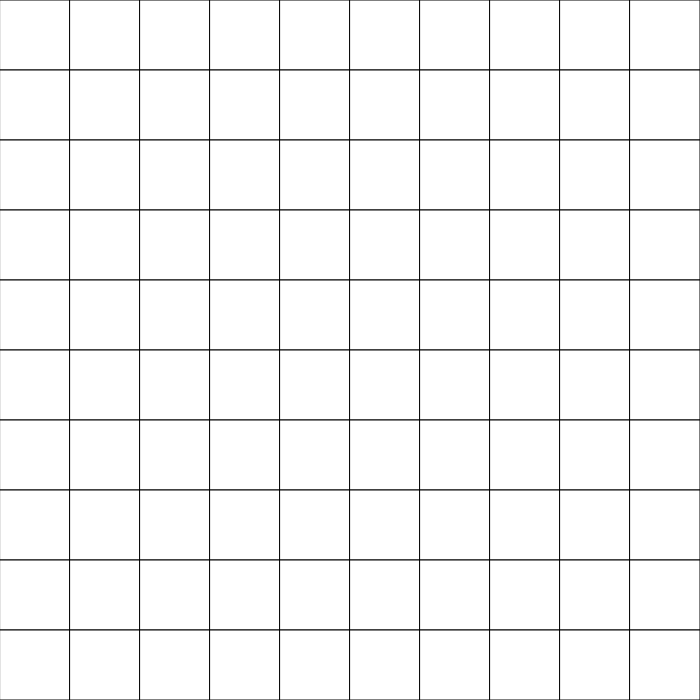
Frame 1 (no input)
Frame 60 (no input): identical to frame 1, image omitted
Frame 120 (the mouse pressed at the canvas centre since frame 60): identical to frame 1, image omitted

The p5.js sketch that drew this single still picture (run headless with seeded random() and noise() and a simulated clock; from frame 60 on, the mouse is pressed at the canvas centre):

// p5.js sketch
// ── sketch.js
//creiamo la tabella 
function make2DArray(col, rows){
  let arr = new Array(col);
  for(let i=0; i<col; i++){
    arr[i]=new Array(rows);
  }
  return arr;
}
//ritarda loop con func timeout
function timeout(ms){
  return new Promise(resolve => setTimeout(resolve, ms));
}

let cols = 10;
let rows =10;

function setup() {
  createCanvas(700, 700);

  grid = make2DArray(cols,rows);

  //random grid filling
  for(let i=0; i<cols; i++){
    for(let j=0; j<rows; j++){
      grid[i][j] = floor(random(2));
    }
  }

}

async function draw() {
  background(220);

  //check conditions
  let next = make2DArray(cols, rows);
  for(let i=0; i<cols; i++){
    for(let j=0; j<rows; j++){
      alive=0;

      //conta i vivi attorno
        for(let xcheck=-1; xcheck<2; xcheck++){
          for(let ycheck=-1; ycheck<2; ycheck++){
            try{
              if(grid[i+xcheck][j+ycheck]==1){alive++;}
            }catch(error){console.log("qua"); continue;}
            
          };
        };

      

      if((alive<2) || (alive>3)){
        next[i][j]==0;
      }else{next[i][j]==1;}


    }
  }    
  grid=next;

  //disegna grid
  for(let i=0; i<cols; i++){
    for(let j=0; j<rows; j++){

      //check if black or white
      if(grid[i][j]==1){
        fill(30);
      }else{
        fill(255);
      }
      resol = width/cols;
      rect(i*resol,j*resol,resol,resol);
    }
  }

  await this.timeout(1000);
}

// ── style.css
html, body {
  margin: 0;
  padding: 0;
  background-color: cadetblue;
}

canvas {
  display: block;
}
